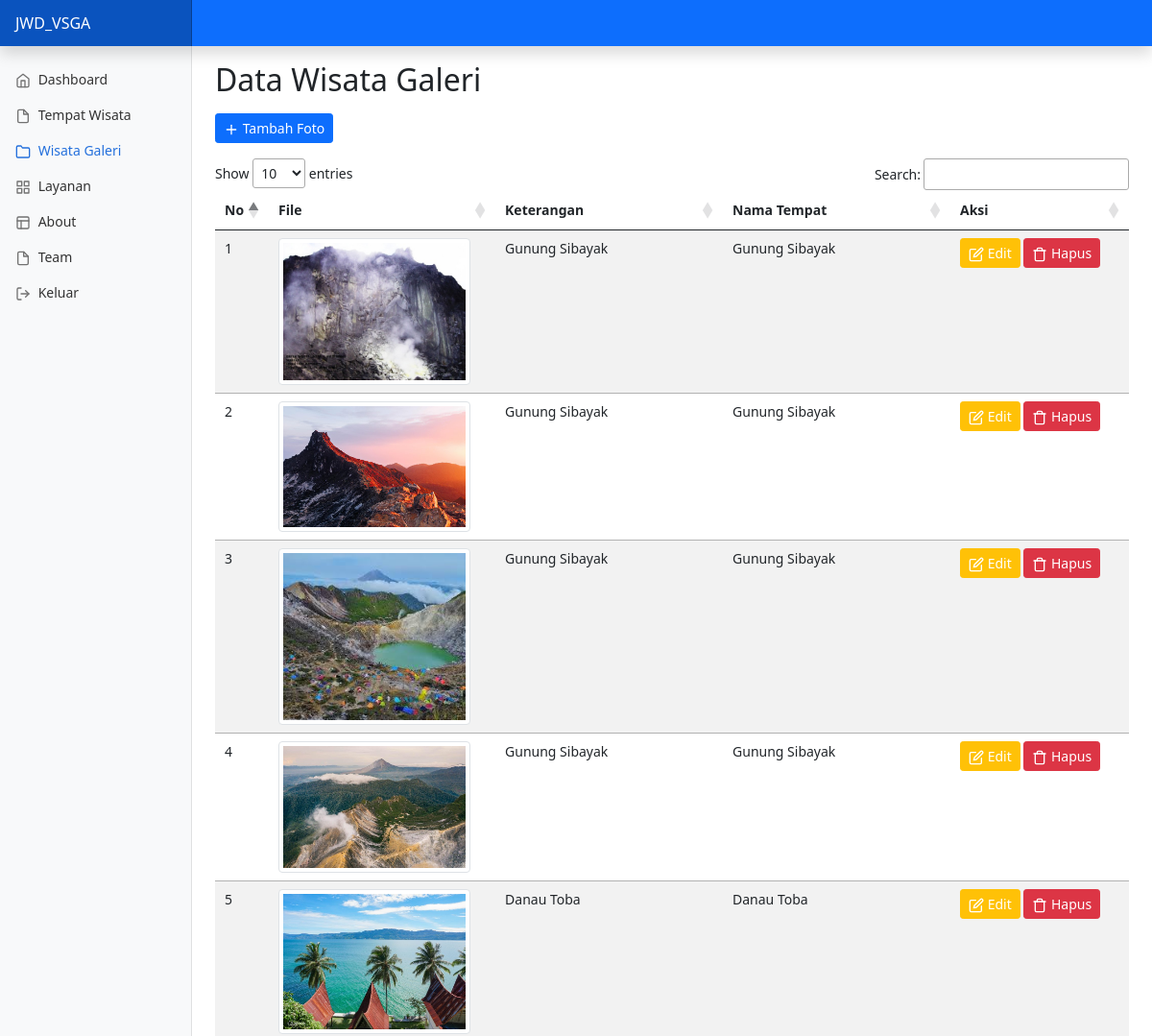
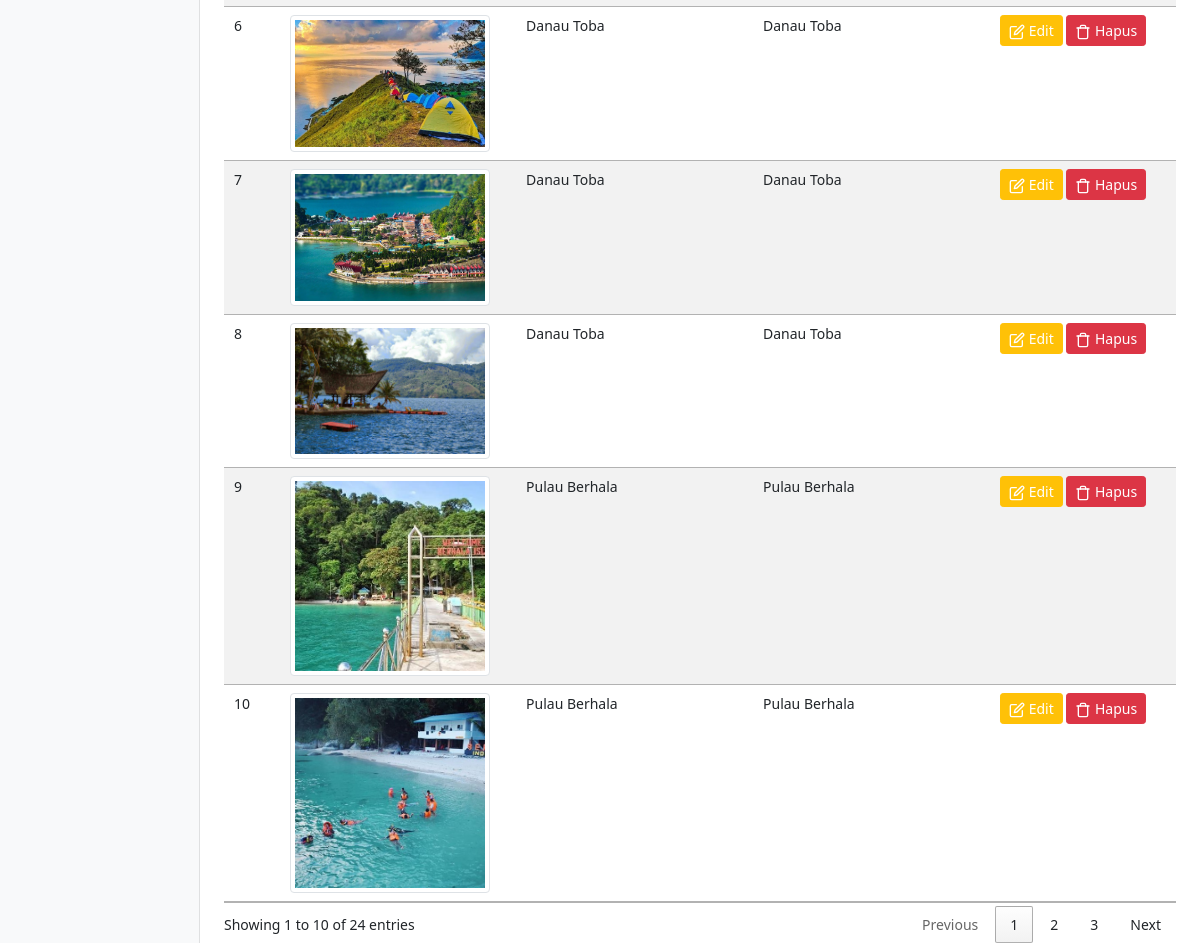
/admin.php?data-wisata-galeri (signed in), run on the app's committed database (2 pictures, top to bottom).
### tables this page shows
CREATE TABLE `wisata_galery` (
  `idwisata_galery` int(11) NOT NULL,
  `file` varchar(128) DEFAULT NULL,
  `keterangan` varchar(128) DEFAULT NULL,
  `wisata_id` int(11) NOT NULL
);

CREATE TABLE `wisata` (
  `idwisata` int(11) NOT NULL,
  `nama` varchar(128) DEFAULT NULL,
  `alamat` varchar(128) DEFAULT NULL,
  `harga` int(11) DEFAULT NULL,
  `cover` varchar(255) NOT NULL,
  `linkyt` varchar(255) NOT NULL,
  `no_wa` varchar(20) NOT NULL
);

### config/function.php (called while the page is built, shortened)
<?php
function base_url()
{
    $base_url = ((isset($_SERVER['HTTPS']) && $_SERVER['HTTPS'] == "on") ? "https" : "http");
    $base_url .= "://" . $_SERVER['HTTP_HOST'];
    $base_url .= str_replace(basename($_SERVER['SCRIPT_NAME']), "", $_SERVER['SCRIPT_NAME']);
    return $base_url;
}

### admin/galeri.php (the view, shortened to what this page needs)
<h2 class="mt-3">Data Wisata Galeri</h2>
<a href="" class="btn btn-sm btn-primary mt-2" data-bs-toggle="modal" data-bs-target="#addModalFoto">
    <i data-feather="plus"></i> Tambah Foto
</a>
<div class="table-responsive mt-3">
    <table class="table table-striped table-sm">
        <thead>
            <tr>
                <th scope="col" width="5">No</th>
                <th scope="col" width="200">File</th>
                <th scope="col">Keterangan</th>
                <th scope="col">Nama Tempat</th>
                <th scope="col" width="150">Aksi</th>
            </tr>
        </thead>
        <tbody>
            <?php
            $n = 1;
            $query = mysqli_query($con, "SELECT * FROM wisata_galery x JOIN wisata x1 ON x.wisata_id=x1.idwisata ORDER BY idwisata_galery DESC") or die(mysqli_error($con));
            while ($row = mysqli_fetch_array($query)):
            ?>
                <tr>
                    <td><?= $n++; ?></td>
                    <td>
                        <?php
                        $path = base_url() . "uploads/wisata/gallery/" . $row['file'];
                        $ext = pathinfo($path, PATHINFO_EXTENSION);
                        if (in_array($ext, ['jpg', 'png', 'jpeg'])): ?>
                            <img src="<?= base_url(); ?>uploads/wisata/gallery/<?= $row['file']; ?>" alt="File"
                                class="img-thumbnail rounded" width="200">
                        <?php endif; ?>
                    </td>
                    <td><?= $row['keterangan']; ?></td>
                    <td><?= $row['nama']; ?></td>
                    <td>
                        <button class="btn btn-sm btn-warning text-white" onclick="editData(<?= $row['idwisata_galery'] ?>)">
                            <i data-feather="edit"></i> Edit
                        </button>
                        <button class="btn btn-sm btn-danger" onclick="deleteData(<?= $row['idwisata_galery'] ?>)">
                            <i data-feather="trash"></i> Hapus
                        </button>
                    </td>
                </tr>
            <?php endwhile; ?>
        </tbody>
    </table>
</div>

### assets/css/dashboard.css (style rules this page uses)
body { font-size: .875rem; }
.feather { width: 16px; height: 16px; vertical-align: text-bottom; }

### data on the page
wisata_galery: file (picture), keterangan "Gunung Sibayak", wisata.nama "Gunung Sibayak"
wisata_galery: file (picture), keterangan "Gunung Sibayak", wisata.nama "Gunung Sibayak"
wisata_galery: file (picture), keterangan "Gunung Sibayak", wisata.nama "Gunung Sibayak"
wisata_galery: file (picture), keterangan "Gunung Sibayak", wisata.nama "Gunung Sibayak"
wisata_galery: file (picture), keterangan "Danau Toba", wisata.nama "Danau Toba"
wisata_galery: file (picture), keterangan "Danau Toba", wisata.nama "Danau Toba"
wisata_galery: file (picture), keterangan "Danau Toba", wisata.nama "Danau Toba"
wisata_galery: file (picture), keterangan "Danau Toba", wisata.nama "Danau Toba"
wisata_galery: file (picture), keterangan "Pulau Berhala", wisata.nama "Pulau Berhala"
wisata_galery: file (picture), keterangan "Pulau Berhala", wisata.nama "Pulau Berhala"
